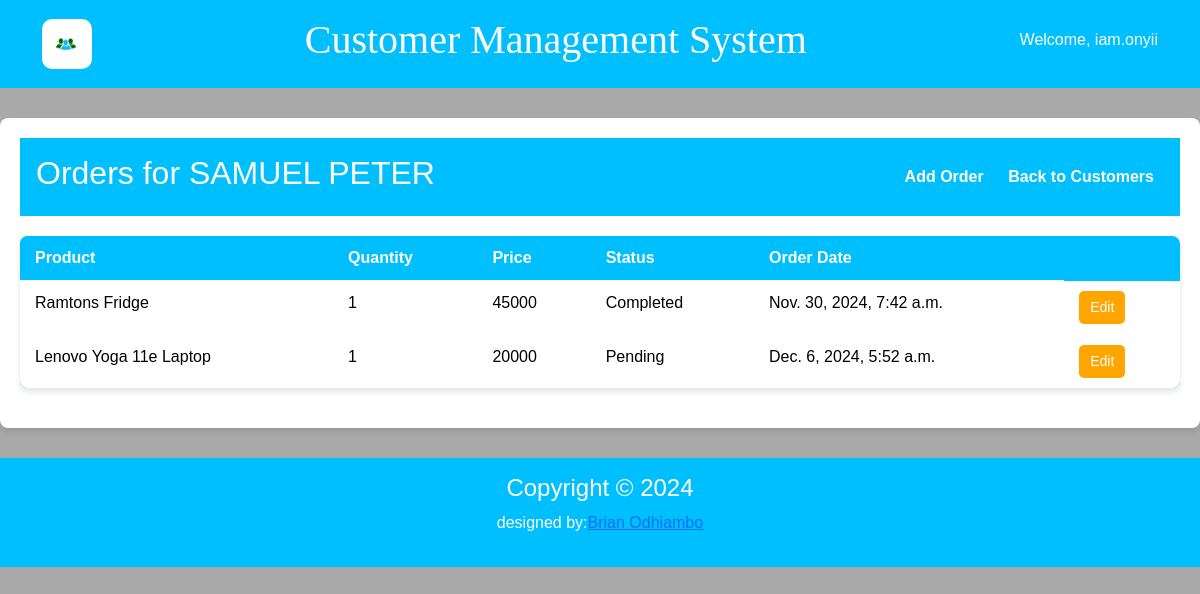
The app's page /3/orders/ (signed in), older data.
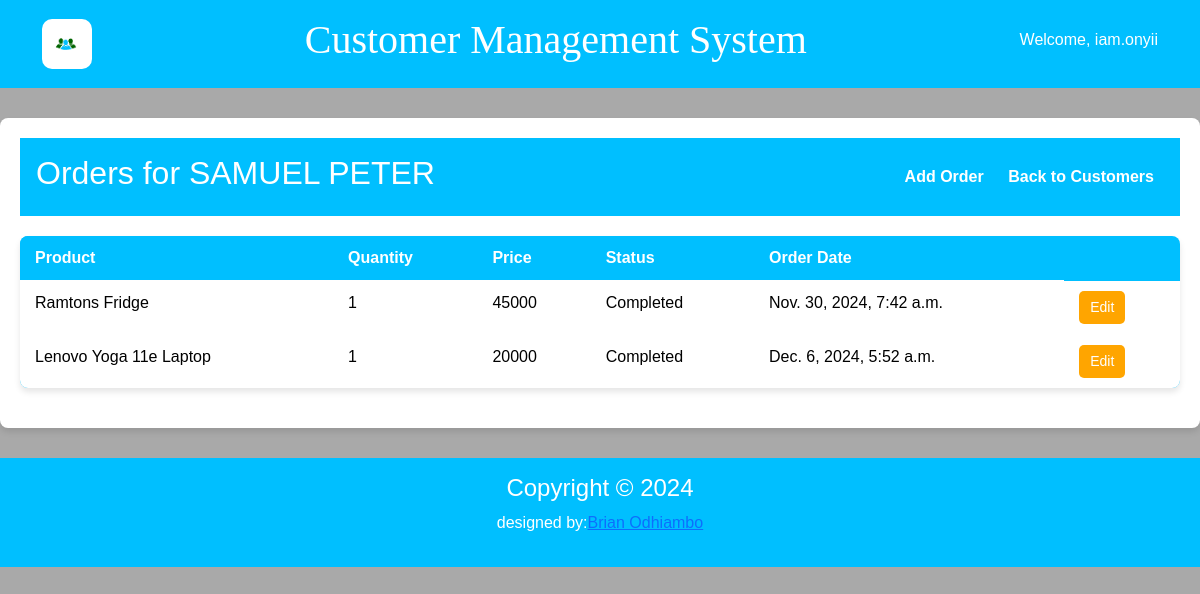
The same page, newer data.
### customer/models.py (models this page shows, shortened)
class Order(models.Model):
    STATUS_CHOICES = [
        ('Pending', 'Pending'),
        ('Processing', 'Processing'),
        ('Completed', 'Completed'),
    ]
    customer = models.ForeignKey(Customer, on_delete=models.CASCADE, related_name='orders')
    product = models.CharField(max_length=100)
    quantity = models.PositiveIntegerField(default=1)
    price = models.PositiveIntegerField(default=1)
    order_date = models.DateTimeField(auto_now_add=True)
    order_status = models.CharField(max_length=20, choices=STATUS_CHOICES, default='Pending')

### customer/views.py (the view)
# urls.py: path('<int:customer_id>/orders/', views.order_list, name='order_list'),
@login_required(login_url='login')
def order_list(request, customer_id):
    customer = get_object_or_404(Customer, id=customer_id)
    orders = customer.orders.all()
    return render(request, 'customer/order_list.html', {'customer': customer, 'orders': orders})

### customer/templates/customer/order_list.html (shortened to what this page needs)
{% extends 'customer/base.html' %}
{% block content %}
<div class="dashboard-container">
    <header class="dashboard-header">
        <h2>Orders for {{ customer.name }}</h2>
        <nav>
            <a href="{% url 'order_form' customer.id %}">Add Order</a>
            <a href="{% url 'customer_list' %}">Back to Customers</a>
        </nav>
    </header>
    <table class="table">
        <thead>
        <tr>
            <th>Product</th>
            <th>Quantity</th>
            <th>Price</th>
            <th>Status</th>
            <th>Order Date</th>
        </tr>
        </thead>
        <tbody>
        {% for order in orders %}
        <tr>
            <td>{{ order.product }}</td>
            <td>{{ order.quantity }}</td>
            <td>{{ order.price }}</td>
            <td>{{ order.order_status }}</td>
            <td>{{ order.order_date }}</td>
            <td>
                <a class="btn update-btn" href="{% url 'edit_order' order.id %}">Edit</a>
            </td>
        </tr>
        {% empty %}
        <tr>
            <td colspan="4">No orders found.</td>
        </tr>
        {% endfor %}
        </tbody>
    </table>
    {% endblock %}

Row changes from the older to the newer data that the page shows:
changed Order "Lenovo Yoga 11e Laptop": order_status "Pending" → "Completed"
